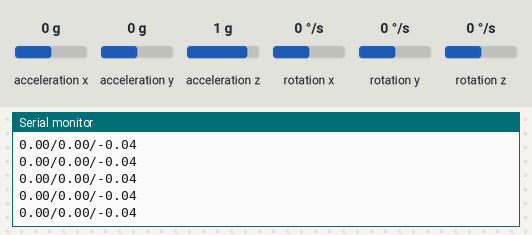
This sketch was run on a simulated Arduino Uno, built with avr-gcc and run on an emulated ATmega328P. Parts: the last lines printed to the serial monitor. Wiring (inferred from the names in the program): MPU-6050 motion sensor at I2C address 0x68. The inputs (shaded band) are chosen by the test bench; at power-on: acceleration x 0 g, acceleration y 0 g, rotation y 0 °/s, acceleration z 1 g, rotation x 0 °/s, rotation z 0 °/s.

Above: at 3.7 s.
3.8 s: acceleration x set to 0.8 g
At 4.9 s:
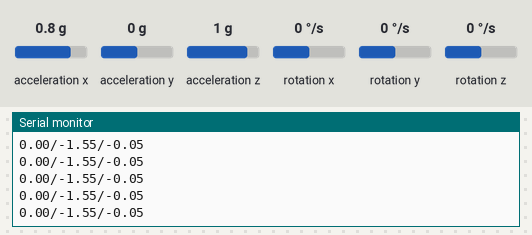
6.8 s: acceleration y set to -1.4 g
At 7.4 s:
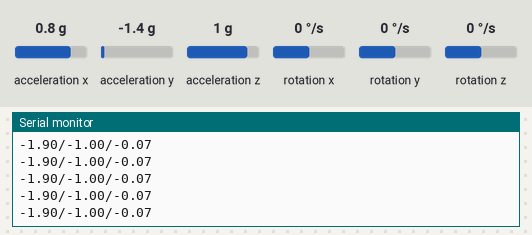
8.3 s: rotation y set to -100 °/s
At 9.0 s:
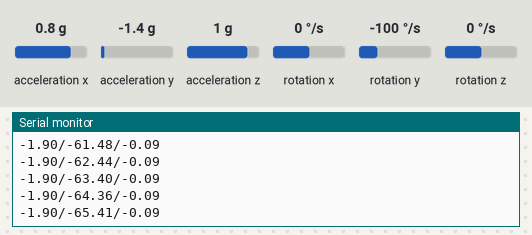
11.3 s: acceleration z set to -1.4 g
At 12.1 s:
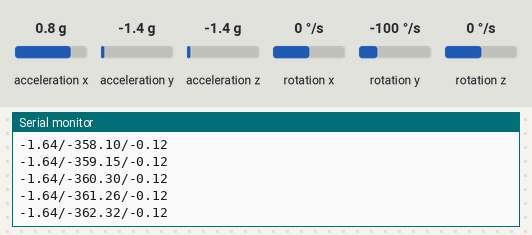
12.8 s: rotation x set to -192 °/s
At 13.5 s:
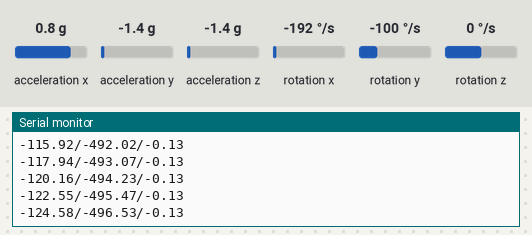
Timing chart, 0 to 15.3 s (numbered marks = the images above; inputs shaded):
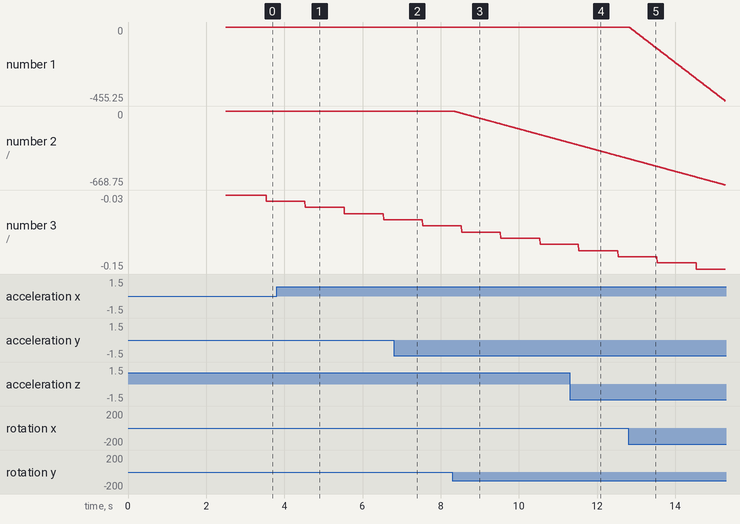

Measured:
- after the input at 3.8 s, the serial monitor: prints a new line at once (image 1)
- after the input at 6.8 s, the serial monitor: prints a new line at once (image 2)
- after the input at 8.3 s, the serial monitor: prints a new line at once (image 3)
- plotted number 1: 0 → -1.9 after the input at 6.8 s
- plotted number 2: 0 → -1.55 after the input at 3.8 s, -1.55 → -1 after the input at 6.8 s, -1 → -285.83 after the input at 8.3 s

The sketch:

MPU6050_Complementary_Filter.ino
```cpp
/*
Arduino and MPU6050 Accelerometer and Gyroscope Sensor Tutorial
by Hasham Muhammad
*/
#include <Wire.h>
const int MPU = 0x68;
float AccX, AccY, AccZ;
float GyroX, GyroY, GyroZ;
float accAngleX, accAngleY, gyroAngleX, gyroAngleY, gyroAngleZ;
float roll, pitch, yaw;
float AccErrorX, AccErrorY, GyroErrorX, GyroErrorY, GyroErrorZ;
float elapsedTime, currentTime, previousTime;
int c = 0;

void setup() {
  Serial.begin(19200);
  Wire.begin();
  Wire.beginTransmission(MPU);
  Wire.write(0x6B);
  Wire.write(0x00);
  Wire.endTransmission(true);

  calculate_IMU_error();
  delay(2000);
}

void loop() {
  Wire.beginTransmission(MPU);
  Wire.write(0x3B);
  Wire.endTransmission(false);
  Wire.requestFrom(MPU, 6, true);

  AccX = (Wire.read() << 8 | Wire.read()) / 16384.0;
  AccY = (Wire.read() << 8 | Wire.read()) / 16384.0;
  AccZ = (Wire.read() << 8 | Wire.read()) / 16384.0;

  accAngleX = (atan(AccY / sqrt(pow(AccX, 2) + pow(AccZ, 2))) * 180 / PI) - AccErrorX;
  accAngleY = (atan(-1 * AccX / sqrt(pow(AccY, 2) + pow(AccZ, 2))) * 180 / PI) - AccErrorY;

  previousTime = currentTime;
  currentTime = millis();
  elapsedTime = (currentTime - previousTime) / 1000;

  Wire.beginTransmission(MPU);
  Wire.write(0x43);
  Wire.endTransmission(false);
  Wire.requestFrom(MPU, 6, true);

  GyroX = (Wire.read() << 8 | Wire.read()) / 131.0;
  GyroY = (Wire.read() << 8 | Wire.read()) / 131.0;
  GyroZ = (Wire.read() << 8 | Wire.read()) / 131.0;

  GyroX -= GyroErrorX;
  GyroY -= GyroErrorY;
  GyroZ -= GyroErrorZ;

  gyroAngleX += GyroX * elapsedTime;
  gyroAngleY += GyroY * elapsedTime;
  yaw += GyroZ * elapsedTime;

  roll = 0.04 * accAngleX + 0.96 * gyroAngleX;
  pitch = 0.04 * accAngleY + 0.96 * gyroAngleY;

  Serial.print(roll);
  Serial.print("/");
  Serial.print(pitch);
  Serial.print("/");
  Serial.println(yaw);
}

void calculate_IMU_error() {
  while (c < 200) {
    Wire.beginTransmission(MPU);
    Wire.write(0x3B);
    Wire.endTransmission(false);
    Wire.requestFrom(MPU, 6, true);

    AccX = (Wire.read() << 8 | Wire.read()) / 16384.0;
    AccY = (Wire.read() << 8 | Wire.read()) / 16384.0;
    AccZ = (Wire.read() << 8 | Wire.read()) / 16384.0;

    AccErrorX += (atan(AccY / sqrt(pow(AccX, 2) + pow(AccZ, 2))) * 180 / PI);
    AccErrorY += (atan(-1 * AccX / sqrt(pow(AccY, 2) + pow(AccZ, 2))) * 180 / PI);
    c++;
  }

  AccErrorX /= 200;
  AccErrorY /= 200;
  c = 0;

  while (c < 200) {
    Wire.beginTransmission(MPU);
    Wire.write(0x43);
    Wire.endTransmission(false);
    Wire.requestFrom(MPU, 6, true);

    GyroX = Wire.read() << 8 | Wire.read();
    GyroY = Wire.read() << 8 | Wire.read();
    GyroZ = Wire.read() << 8 | Wire.read();

    GyroErrorX += (GyroX / 131.0);
    GyroErrorY += (GyroY / 131.0);
    GyroErrorZ += (GyroZ / 131.0);
    c++;
  }

  GyroErrorX /= 200;
  GyroErrorY /= 200;
  GyroErrorZ /= 200;
  GyroErrorZ += 0.01;

  Serial.print("AccErrorX: "); Serial.println(AccErrorX);
  Serial.print("AccErrorY: "); Serial.println(AccErrorY);
  Serial.print("GyroErrorX: "); Serial.println(GyroErrorX);
  Serial.print("GyroErrorY: "); Serial.println(GyroErrorY);
  Serial.print("GyroErrorZ: "); Serial.println(GyroErrorZ);
}
```
